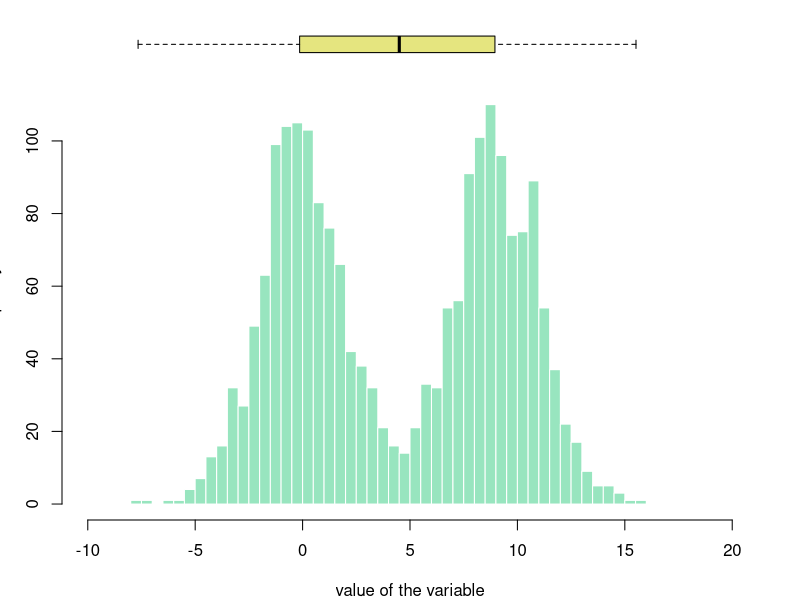

The R script that drew this image: (Note: this script raises an error after producing the figure.)
rm(list = ls())

par(mar=c(5, 6.1, 2.1, 11.1))
#achata el plot hacia arriba, achata el plot hacia la derecha, achata el plot hacia abajo, achata el plot hacia la izquierda

# Create data 
my_variable=c(rnorm(1000 , 0 , 2) , rnorm(1000 , 9 , 2))

# Layout to split the screen
layout(mat = matrix(c(1,2),2,1, byrow=TRUE),  height = c(1,8))

# Draw the boxplot and the histogram 
par(mar=c(0, 3.1, 1.1, 2.1))
boxplot(my_variable , horizontal=TRUE , ylim=c(-10,20), xaxt="n" , col=rgb(0.8,0.8,0,0.5) , frame=F)
par(mar=c(4, 3.1, 1.1, 2.1))
hist(my_variable , breaks=40 , col=rgb(0.2,0.8,0.5,0.5) , border=F , main="" , xlab="value of the variable", xlim=c(-10,20))


ggplot(mtcars, aes(x=as.factor(cyl), y=mpg)) + 
  geom_boxplot(fill="slateblue", alpha=0.2) + 
  xlab("cyl")
